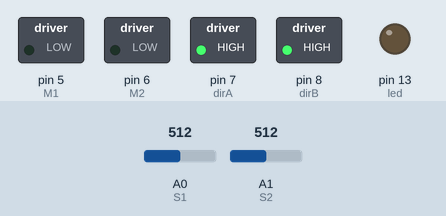
Recording of a sketch running on a simulated Arduino Uno, built with avr-gcc and run on an emulated ATmega328P. On the bench: switched loads named in the sketch (green lamp = pin HIGH), output pins drawn as LEDs (lit = HIGH). Inputs (shaded band) come from the test bench; at power-on: A0 (S1) = 512, A1 (S2) = 512.

Above: at 2.2 s.
2.3 s: A0 (S1) set to 413
3.8 s: A0 (S1) set to 382
At 4.5 s:
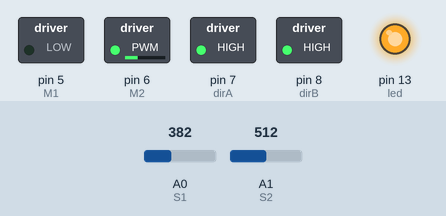
5.3 s: A1 (S2) set to 491
At 5.9 s:
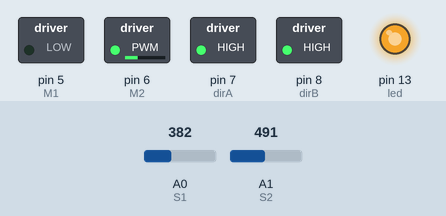
6.8 s: A1 (S2) set to 417
8.3 s: A1 (S2) set to 389
At 9.4 s:
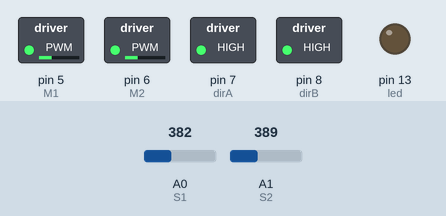
9.8 s: A0 (S1) set to 410
At 10.6 s:
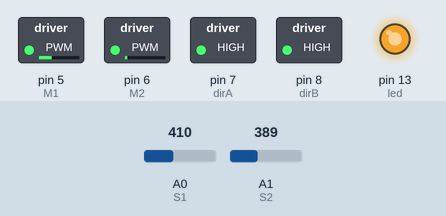
Timing chart, 0 to 12.3 s (numbered marks = the images above; inputs shaded):
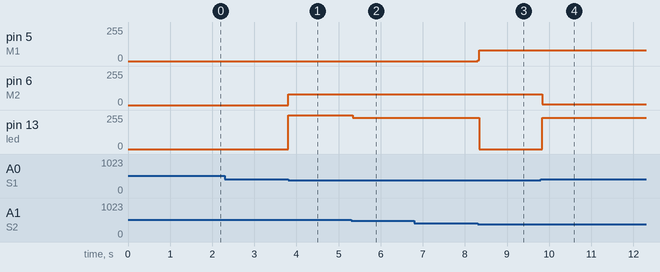

The sketch:

seguidor_linha.ino
```cpp
#define M1 5 //velocidade motor A - de 0 a 255, Motor direito
#define M2 6 // velocidade motor B - de 0 a 255, Motor esquerdo
#define dirA 7 // Direção
#define dirB 8 // Direção
#define S1 0 // Sensor ligado no pino 0 - direito
#define S2 1 // Sensor ligado no pino 1 - esquerdo
#define led 13

void setup()
{
  pinMode(M1, OUTPUT); // Motor como saida, direito
  pinMode(M2, OUTPUT); // Motor como saida, esquerdo
  pinMode(dirA, OUTPUT); // Motor como saida
  pinMode(dirB, OUTPUT); // Motor como saida
  pinMode(S1, INPUT); // sensor como entrada (leitura)
  pinMode(S2, INPUT); // sensor como entrada (leitura)
  digitalWrite(dirA, HIGH);
  digitalWrite(dirB, HIGH);
  pinMode(led, OUTPUT);
  delay(1000);
}

void loop()
{
  int valorlido  = analogRead(S2); // esquerdo
  int valorlido2 = analogRead(S1); // direito

  if ((valorlido < 500) && (valorlido2 < 500)) // Frente
  {
    analogWrite(M1, 80);
    analogWrite(M2, 80);
    digitalWrite(led, LOW);
  }

  if ((valorlido > 400) && (valorlido2 < 400)) //Direita
  {
    analogWrite(M1, 0);
    analogWrite(M2, 80);
    digitalWrite(led, HIGH);
  }

  if ((valorlido < 400) && (valorlido2 > 400)) // Esquerda
  {
    analogWrite(M1, 80);
    analogWrite(M2, 0);
    digitalWrite(led, HIGH);
  }

  if ((valorlido > 500) && (valorlido2 > 500)) // Para
  {
    analogWrite(M1, 0);
    analogWrite(M2, 0);
    digitalWrite(led, LOW);
  }
}
```

Measured:
- the behaviour switches between 400 and 399 on A0 (S1) (found by bisection; images 0 and 1)
- the behaviour switches between 401 and 400 on A1 (S2) (found by bisection; images 2 and 3)
- after the input at 2.3 s, every drawn part: stays the same
- after the input at 3.8 s, pin 6 (M2): 0/255 → 80/255 at once; pin 13 (led): 0/255 → 255/255 at once
- after the input at 5.3 s, pin 13 (led): 255/255 → 234/255 at once
- after the input at 6.8 s, every drawn part: stays the same
- after the input at 8.3 s, pin 5 (M1): 0/255 → 80/255 at once; pin 13 (led): 234/255 → 0/255 at once
- after the input at 9.8 s, pin 6 (M2): 80/255 → 5/255 at once; pin 13 (led): 0/255 → 234/255 at once
